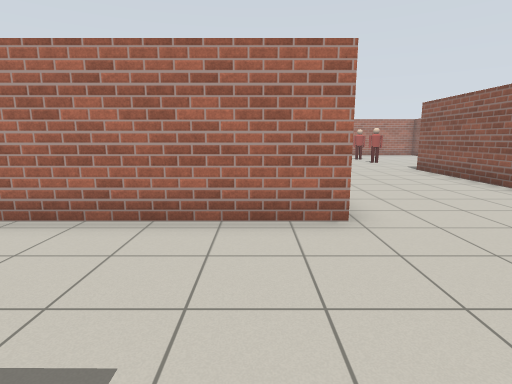
view 1 (above)

21 first-person views from a walk through a world built for the Gazebo simulator. The camera is 1.2 m above the floor, tilts 10° down and sees 80° across. The floor is counted in squares, 1 m on a side. Each view is taken from the middle of a square. On the plan, view 1 faces up. The plan holds only what a view shows up to about 13 squares ahead; the rest is blank. The place goes on beyond the plan. Simple shapes stand in for some stock models. Surface patterns are stand-ins for the level's own textures.

view 2
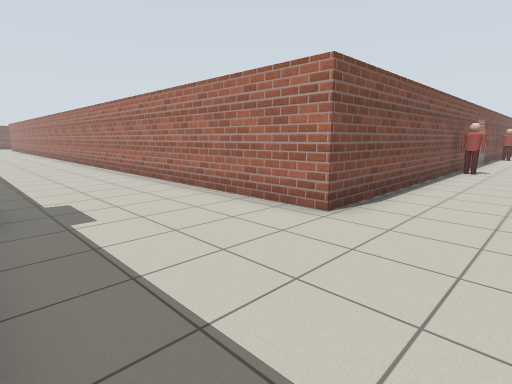

view 3
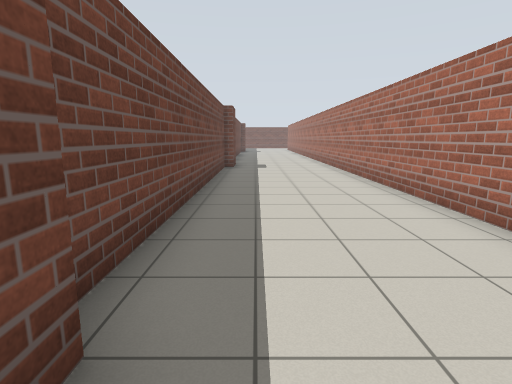

view 4
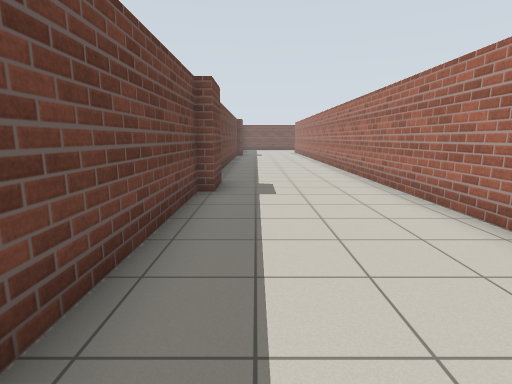

view 5
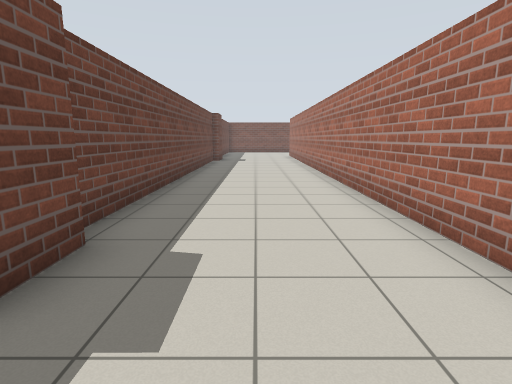

view 6
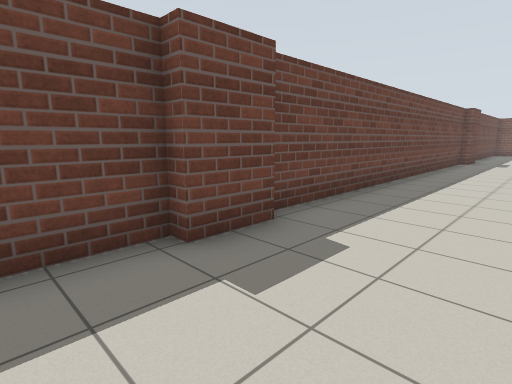

view 7
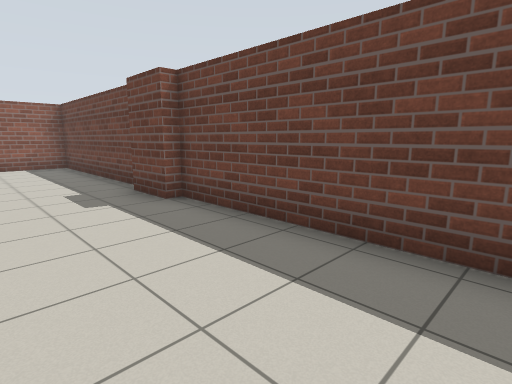

view 8
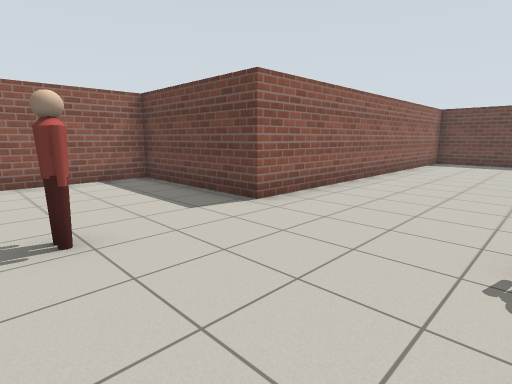

view 9
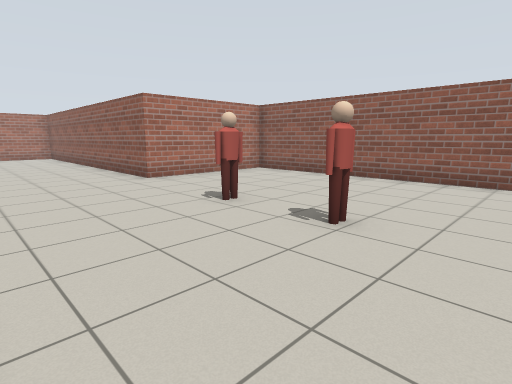

view 10
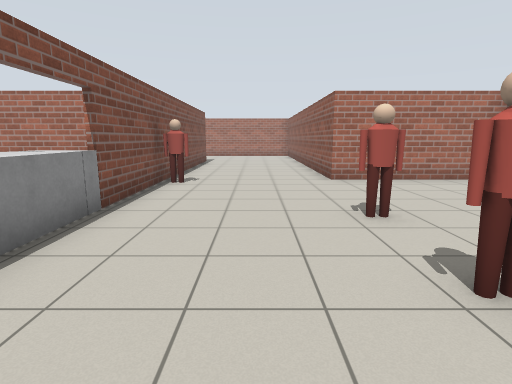

view 11
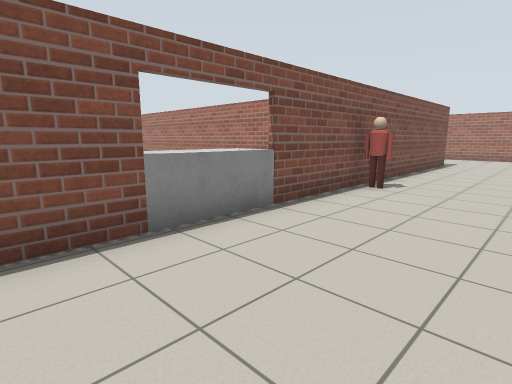

view 12
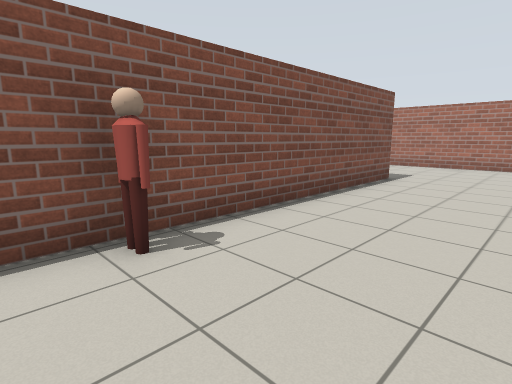

view 13
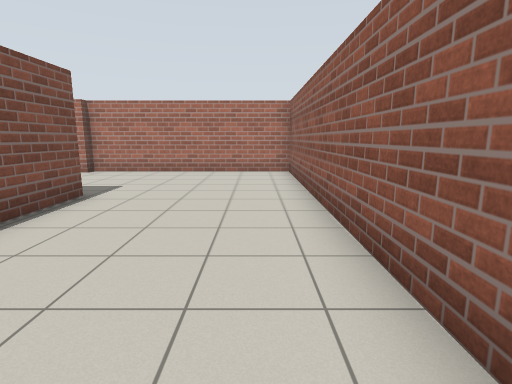

view 14
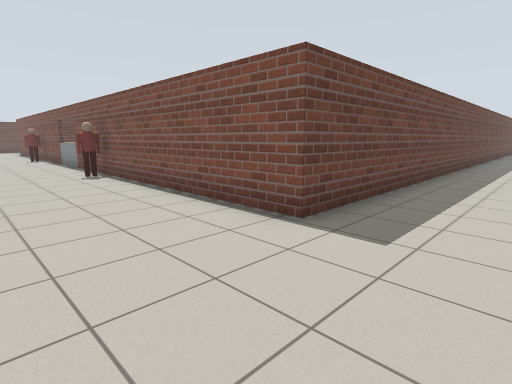

view 15
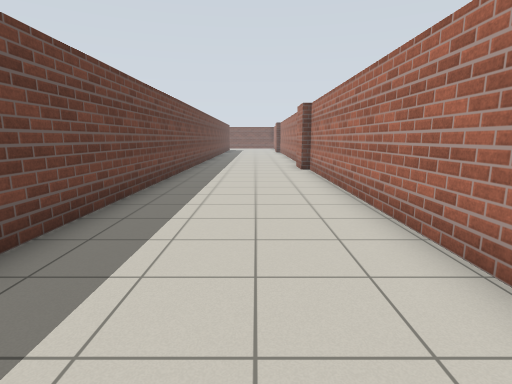

view 16
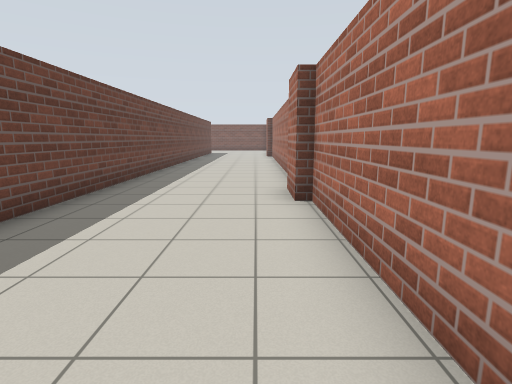

view 17
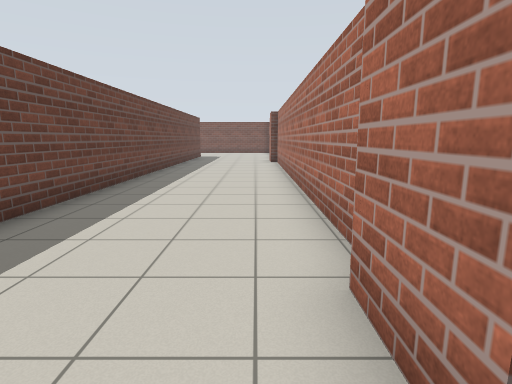

view 18
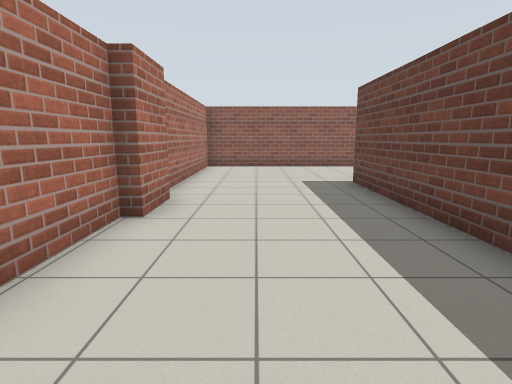

view 19
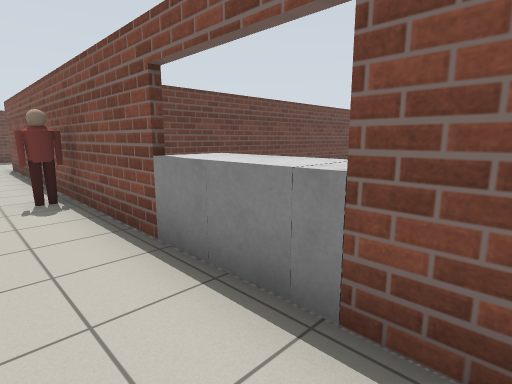

view 20
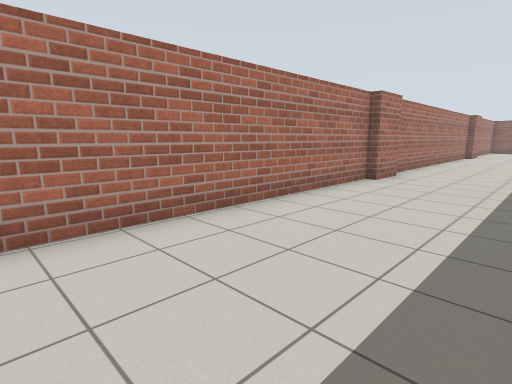

view 21
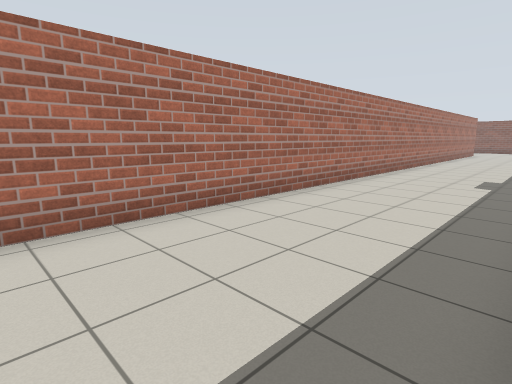

### Floor plan
Points are (right, up) in squares from view 1. A wall is a line through its corners. A room is listed if a view was taken in it or the views show most of it. See-through windows are left out.
Room 1 (views 1, 2, 3, 4, 5, 6, 7, 8, 9, 10, 11, 12, 13, 14, 15, 16, 17, 18, 19, 20, 21)
walls: (1.4, 15.6) (1.4, 4.3) (-24.5, 4.3); (-0.9, 33.7) (-2.5, 33.8); (-2.5, 34.1) (-13.9, 34.1); (-0.2, -0.3) (6.2, -0.3) (6.2, 11.8) (11.1, 11.8) (11.1, 21.9) (6.2, 21.9) (6.2, 34.1) (-1, 34.1); (-13.9, 33.8) (-15.3, 33.8); (-15.3, 34.1) (-24.5, 34.1); (-15.4, 0.1) (-13.8, 0.1) (-13.8, -0.3) (-2.5, -0.3) (-2.5, 0.1) (-0.9, 0.1); (-24.5, 29.3) (1.4, 29.3) (1.4, 18.4); (-24.5, -0.3) (-15.6, -0.3)
objects: grey box (0, 16) to (1, 17); grey box (0, 18) to (1, 18); person (2, 12); person (2, 21); person (6, 15); person (6, 18)

Positions as (right, up) in squares from view 1, and headings:
1: (0, 0), facing up
2: (4, 0), facing up-left
3: (-1, 1), facing left
4: (-7, 1), facing left
5: (-12, 2), facing left
6: (-12, 3), facing down-left
7: (-8, 3), facing down-right
8: (2, 16), facing down-right
9: (2, 13), facing up-right
10: (4, 13), facing up
11: (5, 14), facing up-left
12: (5, 20), facing up-left
13: (5, 23), facing up
14: (5, 32), facing down-left
15: (-2, 32), facing left
16: (-8, 33), facing left
17: (-13, 33), facing left
18: (-7, 32), facing right
19: (3, 19), facing down-left
20: (-24, 30), facing up-right
21: (-24, 0), facing up-right
